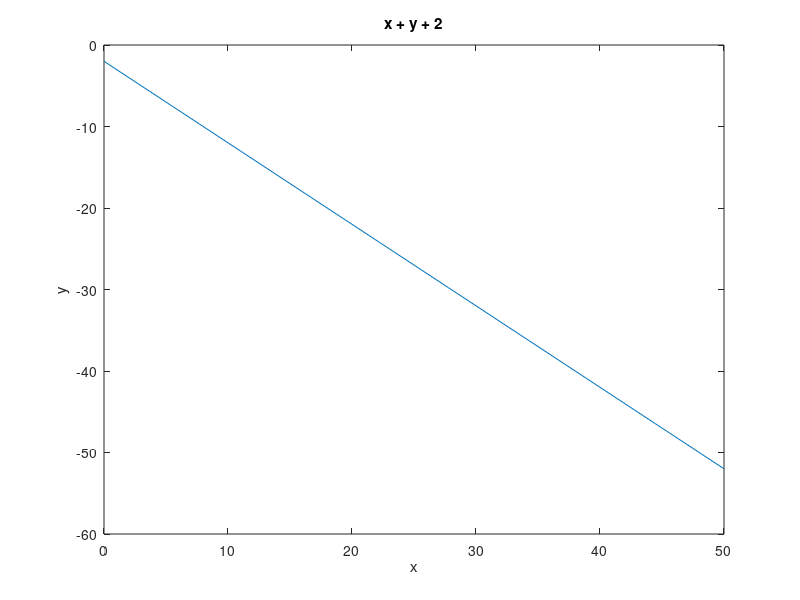
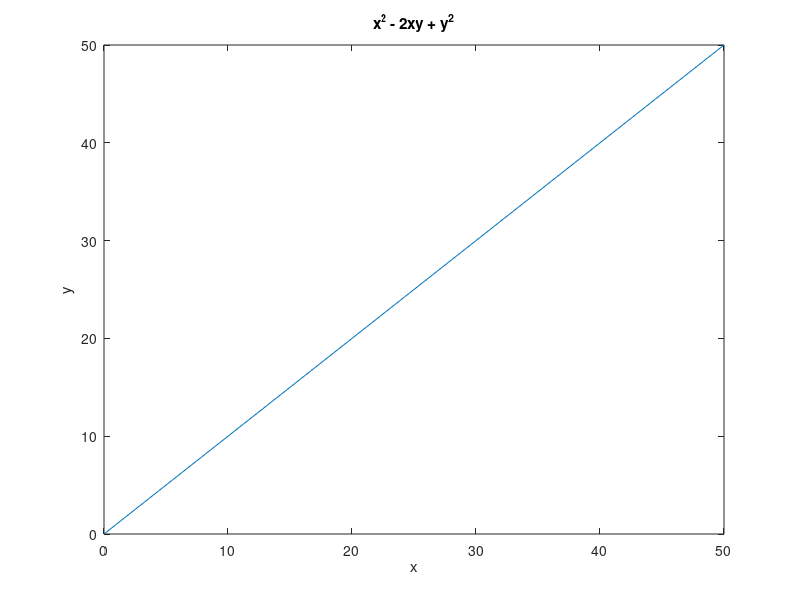
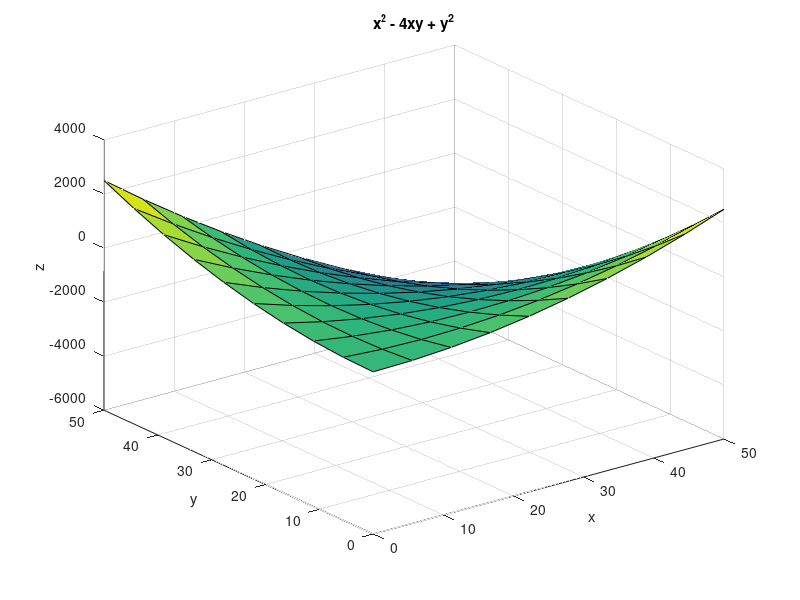
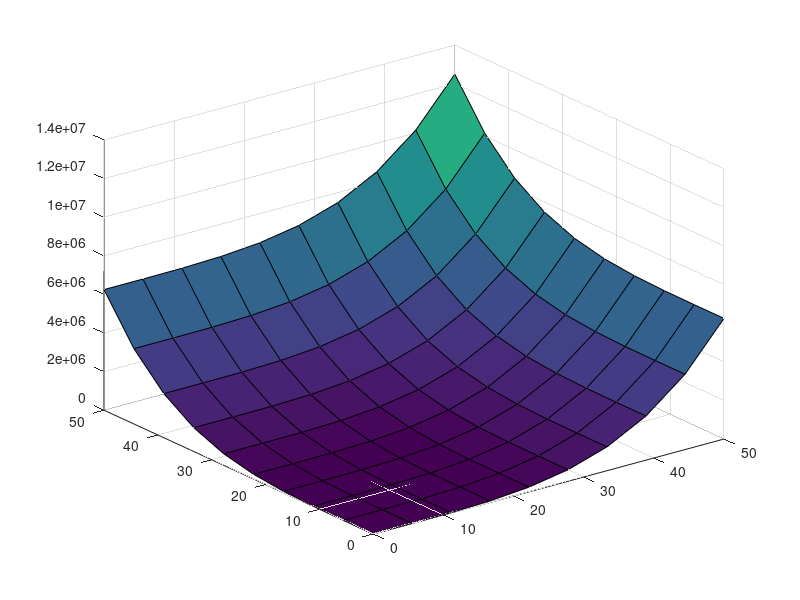

The MATLAB source for these figures, in order: (Note: this script raises an error after producing the figures.)
clc
clear

%%  1

x = linspace(0,50,10);


% 1_1

% (a) 


% f(x,y) = x + y + 2
y1 = -(x + 2);

figure(1);
plot(x, y1);

xlabel('x');
ylabel('y');
title("x + y + 2");

% (b)

% f(x, y) = x^2 - 2xy + y^2
% f(x, y) = (x-y)^2

y2 = x;

figure(2);
plot(x, y2);

xlabel('x');
ylabel('y');
title("x^2 - 2xy + y^2")

% 1_2

x = linspace(0,50,10);
y = linspace(0,50,10);

[x, y] = meshgrid(x, y);

% (a)

z3 = x.^2 -4.*x.*y + y.^2;
%f3 = x.^2 -4.*x.*y + y.^2;

figure(3);
surf(x, y, z3);

xlabel('x');
ylabel('y');
zlabel('z');
title("x^2 - 4xy + y^2")

% (b)

z4 = x.^4 -4.*x.*y + y.^4;

figure(4);
hs = surf(x, y, z4);
hs.MeshStyle = 'column';

xlabel('x');
ylabel('y');
zlabel('z');
title("x^4 - 4xy + y^4")
